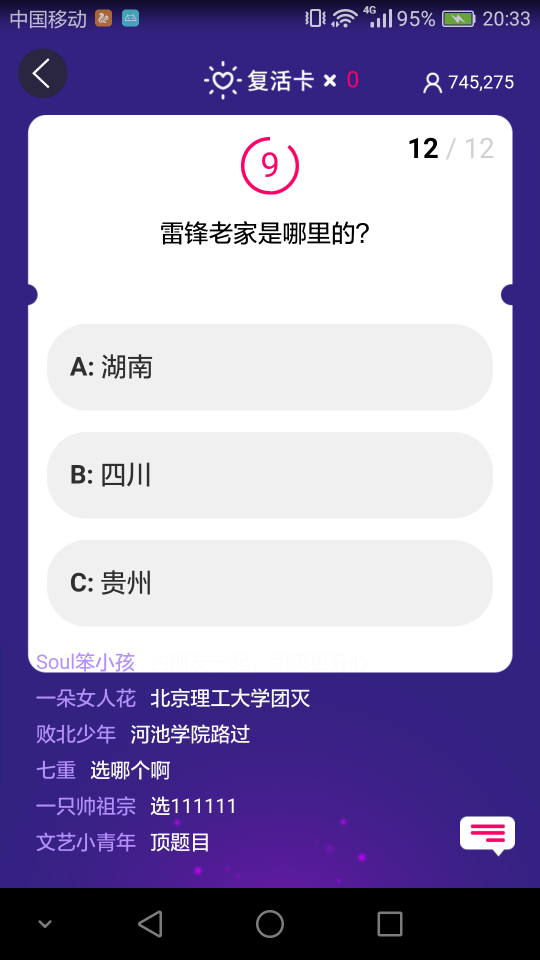
#> input picture screenshot.png, 1080 x 1920 px (shown at 1/2 size)
$ python GetImgTool.py
#> lines starting #> are read from the running program, lines starting #| are printed output that depends on the picture
# -*- coding: utf-8 -*-

# @Author  : Skye
# @Time    : 2018/1/9 00:40
# @desc    : adb 获取截屏，截取图片


from PIL import Image
import os
import matplotlib.pyplot as plt

def pull_screenshot():
    os.system('adb shell screencap -p /sdcard/screenshot.png')
    os.system('adb pull /sdcard/screenshot.png .')

pull_screenshot()
img = Image.open("./screenshot.png")
#> img is the input picture: PIL image 1080x1920 RGBA; mean R, G, B, A 153.4, 144.1, 181.9, 255

# 用 matplot 查看测试分辨率，切割问题和选项区域
region = img.crop((75, 350, 990, 1300))
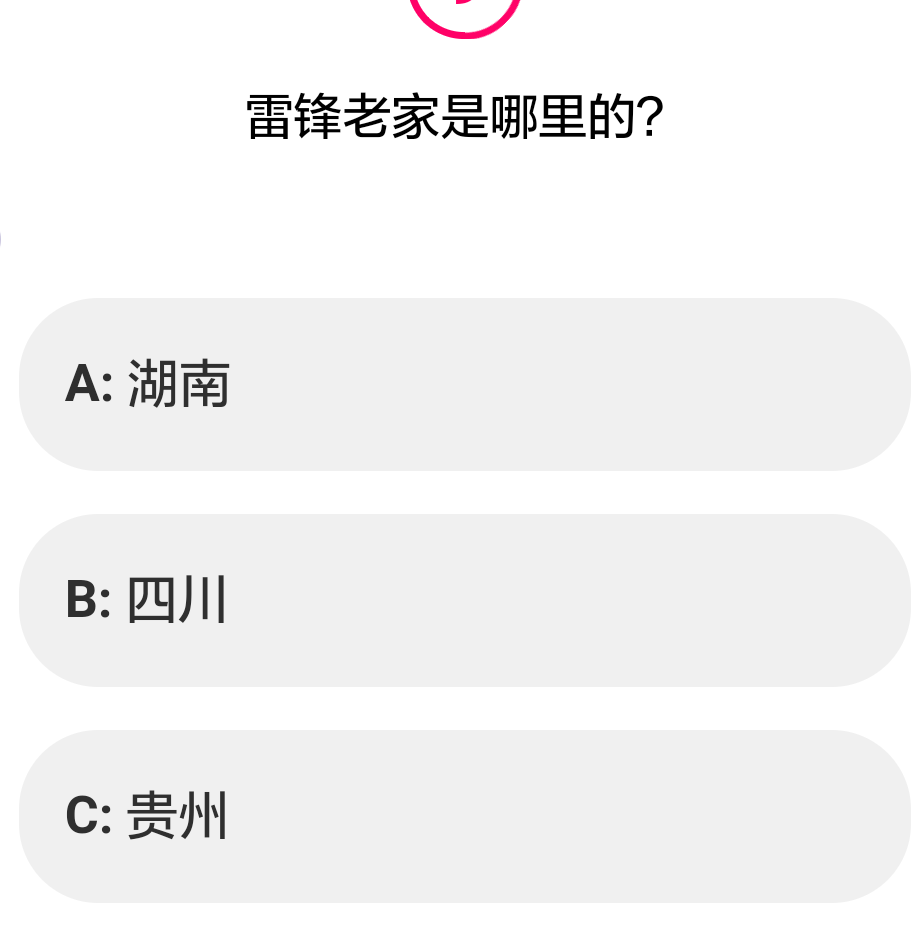
#> region: PIL image 915x950 RGBA; mean R, G, B, A 243.4, 243.2, 243.3, 255
# [5 lines of commented-out code are left out]

region.show()
